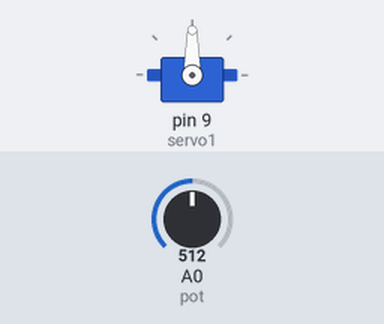
This sketch was run on a simulated Arduino Uno, built with avr-gcc and run on an emulated ATmega328P. Shown: servo. The inputs (shaded band) are chosen by the test bench; at power-on: A0 (pot) = 512.

Above: at 1.8 s.
1.9 s: A0 (pot) set to 716
At 2.5 s:
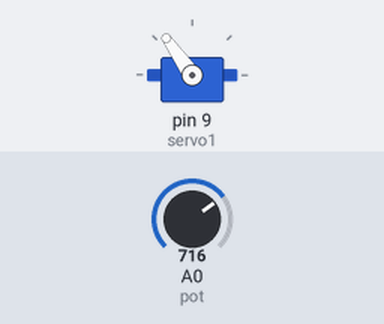
3.5 s: A0 (pot) set to 900
At 5.2 s:
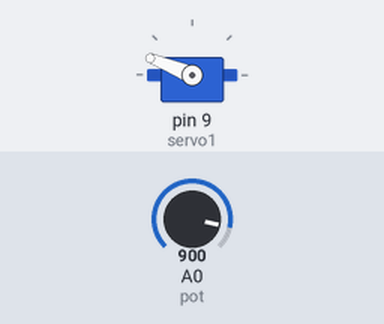
5.5 s: A0 (pot) set to 1023
At 6.8 s:
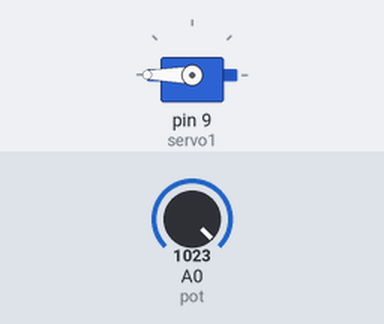
7.5 s: A0 (pot) set to 306
At 8.3 s:
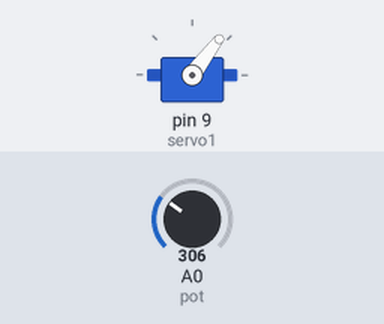
9.5 s: A0 (pot) set to 122
At 11.1 s:
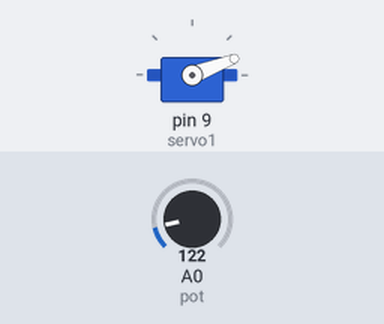
Timing chart, 0 to 12.5 s (numbered marks = the images above; inputs shaded):
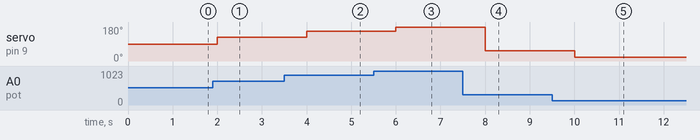

Measured:
- after the input at 1.9 s, servo on pin 9 (servo1): 90° → 125° after 0.10 s
- after the input at 3.5 s, servo on pin 9 (servo1): 125° → 158° after 0.50 s
- after the input at 5.5 s, servo on pin 9 (servo1): 158° → 180° after 0.50 s
- after the input at 7.5 s, servo on pin 9 (servo1): 180° → 53° after 0.50 s
- after the input at 9.5 s, servo on pin 9 (servo1): 53° → 21° after 0.50 s

The sketch:

servo.ino
```cpp
#include <Servo.h>
#define pot A0
Servo servo1;
int position;

void setup() {
  servo1.attach(9);


}

void loop() {
  position = analogRead(pot);
  position = map(position,0,1023,0,180);

  servo1.write(position);
  delay(1000);

}
```
